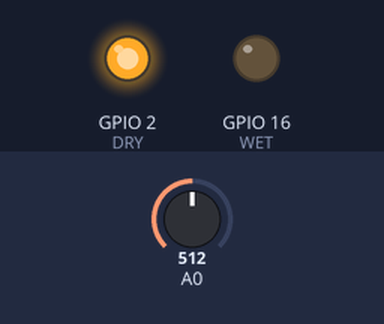
The sketch below on a simulated ESP8266 (NodeMCU). Shown: output pins drawn as LEDs (lit = HIGH). The test bench sets the inputs (shaded band); at power-on: A0 = 512. WiFi joins after 1.5 s; servers stay silent unless stated; web services answer with replies made up by the test bench; what the sketch prints to the serial monitor is not drawn.

Above: at 3.9 s.
4.0 s: A0 set to 487
At 5.3 s:
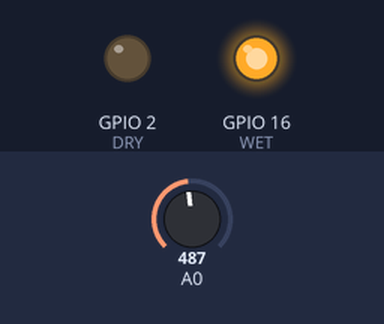
6.5 s: A0 set to 510
At 8.3 s:
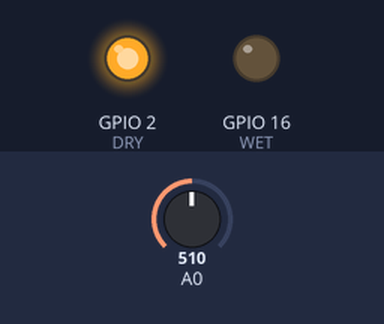
9.0 s: A0 set to 490
At 11.3 s:
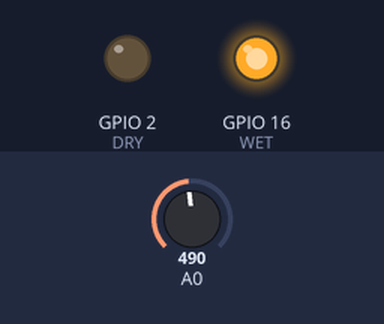
Timing chart, 0 to 12.8 s (numbered marks = the images above; inputs shaded):
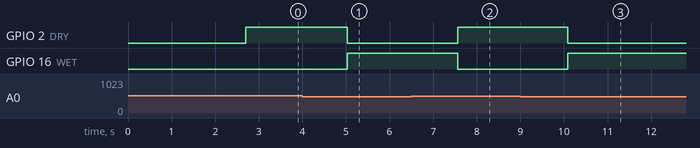

The sketch:

lesson6.ino
```cpp
//Настройки
const char* ssid = "aaa";
const char* password = "yyy";
const char BotToken[] = "zzz";

#define WET 16  // Зеленый светодиод на пин D0
#define DRY 2   // Красный светодиод на пин D4
#define sense_Pin 0 // Датчик влажности почвы на пин A0

#define waterMax 50 // (0/100) Порог сухости. Чем больше значение, тем меньше растение надо поливать
//Настройки

//библиотеки
#include <ESP8266WiFi.h>
#include <WiFiClientSecure.h>
#include <TelegramBot.h>

//рабочие переменные
unsigned long lastUpdate = 0;
byte value = 0;

//подключение бота
WiFiClientSecure net_ssl;
TelegramBot bot (BotToken, net_ssl);

//стартовая настройка
void setup() {

  Serial.begin(9600);
  wifiConnect();
  bot.begin();

  pinMode(WET, OUTPUT);
  pinMode(DRY, OUTPUT);
  delay(1000);

  value = analogRead(sense_Pin) / 10;
}

//основной цикл
void loop() {
  updateValue();
  leds();
  chat();
}

//функция для подключения к wifi
void wifiConnect() {
  WiFi.begin(ssid, password);
  while (WiFi.status() != WL_CONNECTED) {
    delay(500);
    Serial.print(".");
  }
  Serial.println("");
  Serial.println("WiFi connected");
  Serial.println(WiFi.localIP());
}

//функция для общения с пользователем
void chat() {
  message m = bot.getUpdates();

  if (m.text.equals("Plant")) {
    if (value < waterMax) {
      bot.sendMessage(m.chat_id, "Plant is ok");
    } else {
      bot.sendMessage(m.chat_id, "Plant is not ok");
    }
  }
}

//функция отвечает за светодиодную индикацию
void leds() {
  if (value < waterMax) {
    digitalWrite(WET, HIGH);
    digitalWrite(DRY, LOW);
  } else {
    digitalWrite(DRY, HIGH);
    digitalWrite(WET, LOW);
  }
}

//функция обновляющая значение влажности раз в 0.5 секуды
void updateValue() {
  if (millis() - lastUpdate > 500) {
    value = analogRead(sense_Pin) / 10;
    lastUpdate = millis();
  }
}
```

Measured:
- the behaviour switches between 500 and 499 on A0 (found by bisection; images 0 and 1)
- after the input at 4.0 s, GPIO 2 (DRY): HIGH → LOW after 1.0 s; GPIO 16 (WET): LOW → HIGH after 1.0 s
- after the input at 6.5 s, GPIO 2 (DRY): LOW → HIGH after 1.1 s; GPIO 16 (WET): HIGH → LOW after 1.1 s
- after the input at 9.0 s, GPIO 2 (DRY): HIGH → LOW after 1.1 s; GPIO 16 (WET): LOW → HIGH after 1.1 s
